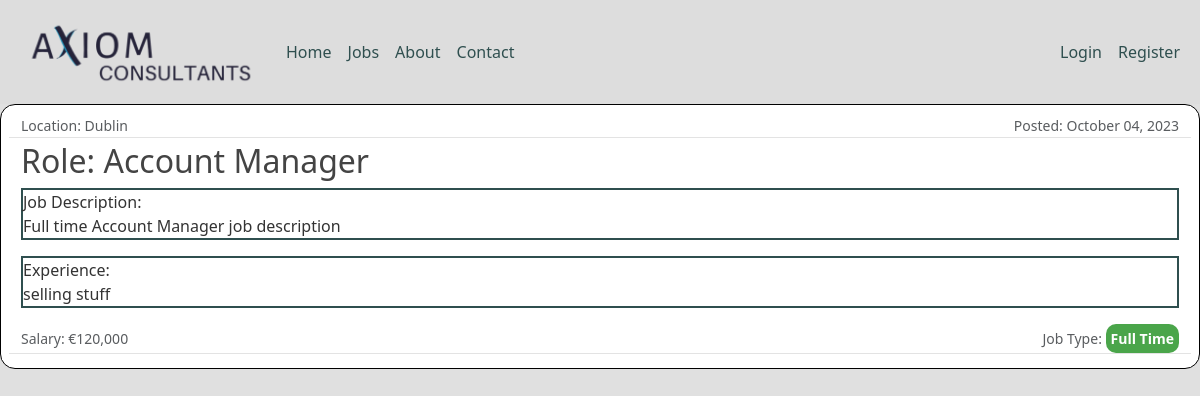
The page /job/4/ on the database its author committed.
### jobs/models.py (models this page shows, shortened)
class Job(models.Model):
    job_title = models.CharField(max_length=100)
    date_posted = models.DateTimeField(default=timezone.now)
    location = models.CharField(max_length=30)
    job_type = models.CharField(max_length=15, choices=JOB_TYPES)
    description = models.TextField()
    skills = models.TextField()
    salary = models.CharField(max_length=30)
    creator = models.ForeignKey(User, on_delete=models.CASCADE)

### jobs/views.py (the view)
# urls.py: path('job/<int:pk>/', JobDetailView.as_view(), name='job-detail'),
class JobDetailView(DetailView):
    model = Job
    fields = [
        'job_title',
        'location',
        'job_type',
        'description',
        'skills',
        'salary'
        ]

### jobs/templates/jobs/job_detail.html (shortened to what this page needs)
{% extends "jobs/base.html" %} {% block content %}
<div class="media content-section">
  <div class="media-body">
    <div class="article-metadata row">
      <small class="text-muted col">Location: {{ object.location }}</small>
      <small class="text-muted col text-end"
        >Posted: {{ object.date_posted|date:"F d, Y" }}</small
      >
    </div>
    <h2 class="article-title">Role: {{ object.job_title }}</h2>
    <p class="article-content">Job Description: <br>{{ object.description }}</p>
    <p class="article-content">Experience: <br>{{ object.skills }}</p>
  </div>
  <div class="text-muted article-metadata row py-1">
    <small class="col">Salary: {{ object.salary }}</small>
    <small class="col text-end">Job Type: <strong class="jobtype">{{ object.job_type }}</strong></small>
</div>
  </div>
{% endblock content %}

### jobs/static/jobs/style.css (style rules this page uses)
body { background: #dddddde4; color: #333333; max-width: 1300px; margin: 0 auto; }
h1, h2, h3, h4, h5, h6 { color: #444444; }
.content-section { background: #ffffff; padding: 10px 20px; border: 1px solid black; border-radius: 15px; margin-bottom: 20px; }
.article-content { border: 2px solid darkslategray; }
.article-metadata { padding-bottom: 1px; margin-bottom: 4px; border-bottom: 1px solid #e3e3e3 }
.jobtype { background-color: rgba(0, 128, 0, 0.711); border-radius: 10px; color: white; padding: 5px; }

### rows shown on the page
Job: location "Dublin", date_posted "October 04, 2023", job_title "Account Manager", description "Full time Account Manager job description", skills "selling stuff", salary "€120,000", job_type "Full Time"
